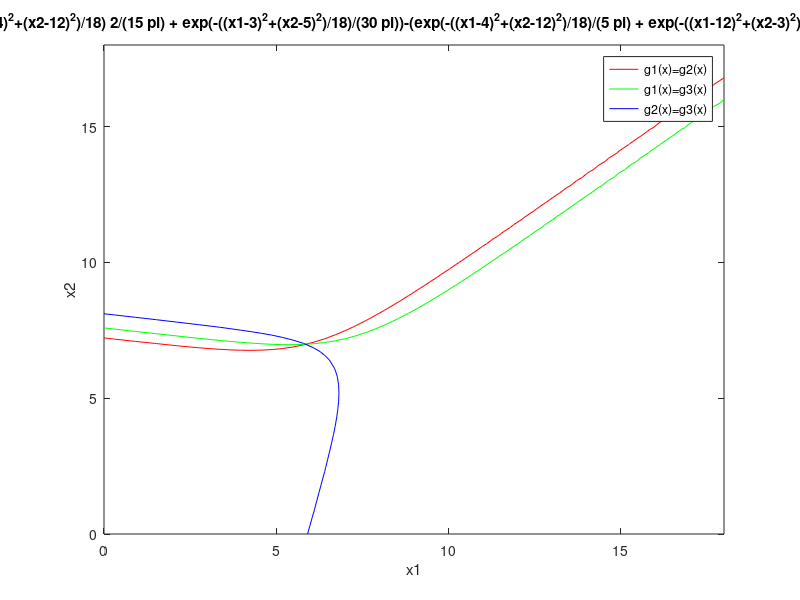

This chart was generated by the following MATLAB code:
function [] = hw1_2(  )
    g_1 = '(exp(-((x1-12)^2+(x2-3)^2)/18)/(5*pi) + exp(-((x1-3)^2+(x2-5)^2)/18)/(15*pi))';
    g_2 = '(exp(-((x1-4)^2+(x2-12)^2)/18)*2/(15*pi) + exp(-((x1-3)^2+(x2-5)^2)/18)/(30*pi))';
    g_3 = '(exp(-((x1-4)^2+(x2-12)^2)/18)/(5*pi) + exp(-((x1-12)^2+(x2-3)^2)/18)/(15*pi))';

    line1 = ezplot(strcat(g_1, '-', g_2), [0, 18, 0, 18]);
    set(line1,'color', 'r')
    hold on;
    line2 = ezplot(strcat(g_1, '-', g_3), [0, 18, 0, 18]);
    set(line2,'color', 'g')
    hold on;
    line3 = ezplot(strcat(g_2, '-', g_3), [0, 18, 0, 18]);
    set(line3,'color', 'b')
    legend('g1(x)=g2(x)', 'g1(x)=g3(x)', 'g2(x)=g3(x)')
end
